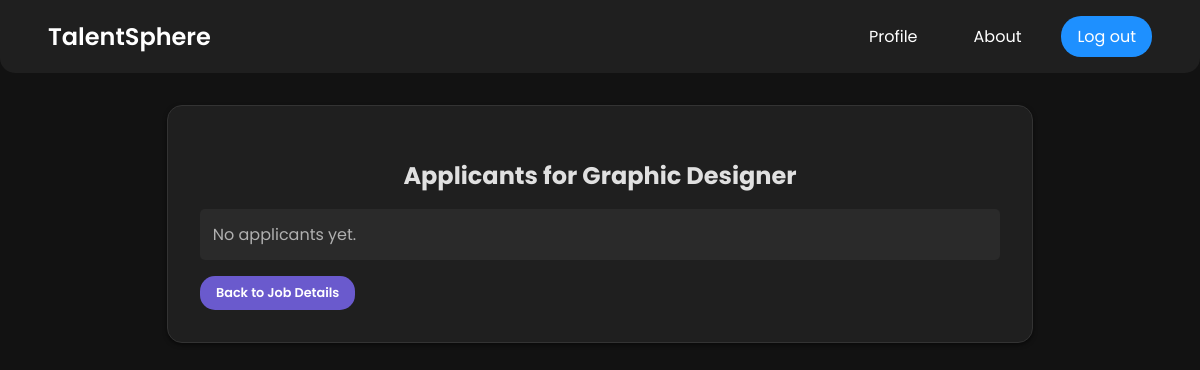
/job_details/18/applicants/ (signed in), run on an earlier commit of the app's database.
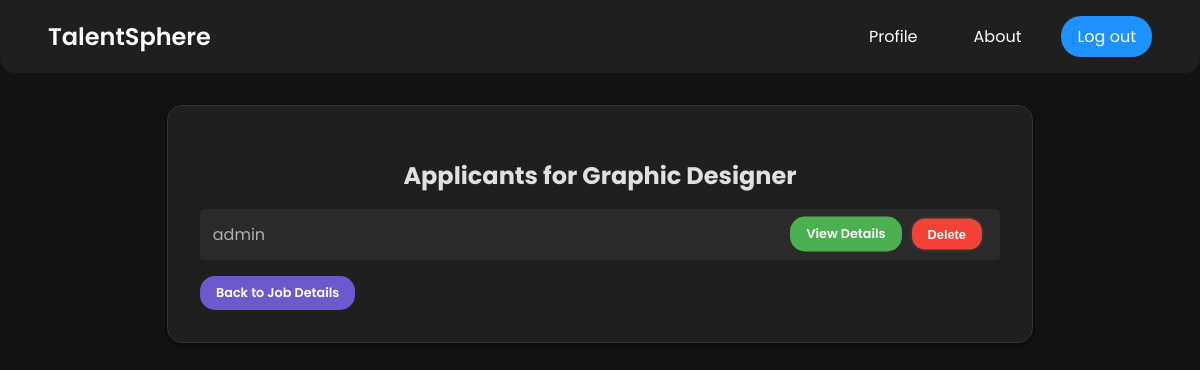
And on a later commit of the database.
### base/models.py (models this page shows, shortened)
class Job_details(models.Model):
    user = models.ForeignKey(User, on_delete=models.CASCADE, blank=True, null=True)
    title = models.CharField(max_length=200)
    description = models.TextField(null=True, blank=True)
    duration = models.CharField(max_length=100)
    salary = models.CharField(max_length=100)
    location = models.CharField(max_length=200)
    company = models.CharField(max_length=200)
    about_the_role = models.TextField()
    requirements = models.TextField()
    perks = models.TextField()
    about_the_company = models.TextField()
    job_type = models.CharField(max_length=50, choices=[
        ('fulltime', 'Full Time'),
        ('halftime', 'Half Time'),
    ], default='fulltime')
    created = models.DateTimeField(auto_now_add=True)
    applicants = models.TextField(null=True, blank=True)  # Field to store applicants' usernames
    class Meta:
        ordering = ['created']

### base/views.py (the view)
# urls.py: path('job_details/<int:pk>/applicants/', ViewApplicants.as_view(), name='view-applicants'),
class ViewApplicants(LoginRequiredMixin, DetailView):
    model = Job_details
    template_name = 'base/view_applicants.html'  # Ensure this matches your template path
    context_object_name = 'job'
    def get_context_data(self, **kwargs):
        context = super().get_context_data(**kwargs)
        job = self.get_object()
        if job.applicants:
            context['applicants_list'] = job.applicants.split(',')
        else:
            context['applicants_list'] = []
        return context

### base/templates/base/view_applicants.html (shortened to what this page needs)
<!DOCTYPE html>
<html lang="en">
  <head>
    <link rel="stylesheet" href="https://cdnjs.cloudflare.com/ajax/libs/font-awesome/6.0.0-beta3/css/all.min.css">
    {% load static %}
    <link rel="stylesheet" href="{% static 'css/view_applicants.css' %}">
  </head>
  <body>
    <header>
      <nav class="navbar">
        <div class="logo">
            <a href="{% url 'listings' %}" class="logo-link">TalentSphere</a>
        </div>
        <div class="nav-links">
            <a href="{% url 'user_details' %}" class="nav-item">Profile</a>
            <a href="{% url 'about' %}" class="nav-item">About</a>
            <a href="{% url 'logout' %}" class="nav-item contact-btn">Log out</a>
        </div>
    </nav>
    </header>
    <main>
      <div class="applicants-list">
        <h2>Applicants for {{ job.title }}</h2>
        <ul>
          {% for applicant in applicants_list %}
          <li>
            {{ applicant }}
            <div class="btn-group">
              <a
                href="{% url 'applicant-details' username=applicant %}"
                class="btn view-details-btn"
                >View Details</a
              >
              <form
                action="{% url 'delete-applicant' job.pk %}"
                method="post"
                style="display: inline"
              >
                <button type="submit" class="btn delete-btn">Delete</button>
              </form>
            </div>
          </li>
          {% empty %}
          <li>No applicants yet.</li>
          {% endfor %}
        </ul>
        <a href="{% url 'listings-details' job.pk %}" class="btn back-btn"
          >Back to Job Details</a
        >
      </div>
    </main>
  </body>
</html>

What changed in the data, as far as the page shows it:
changed Job_details "Graphic Designer": applicants empty → "admin" (drawn)
Also different on the page:
new list line: "admin"
new list line: "View Details Delete"
text no longer shown: "No applicants yet."
